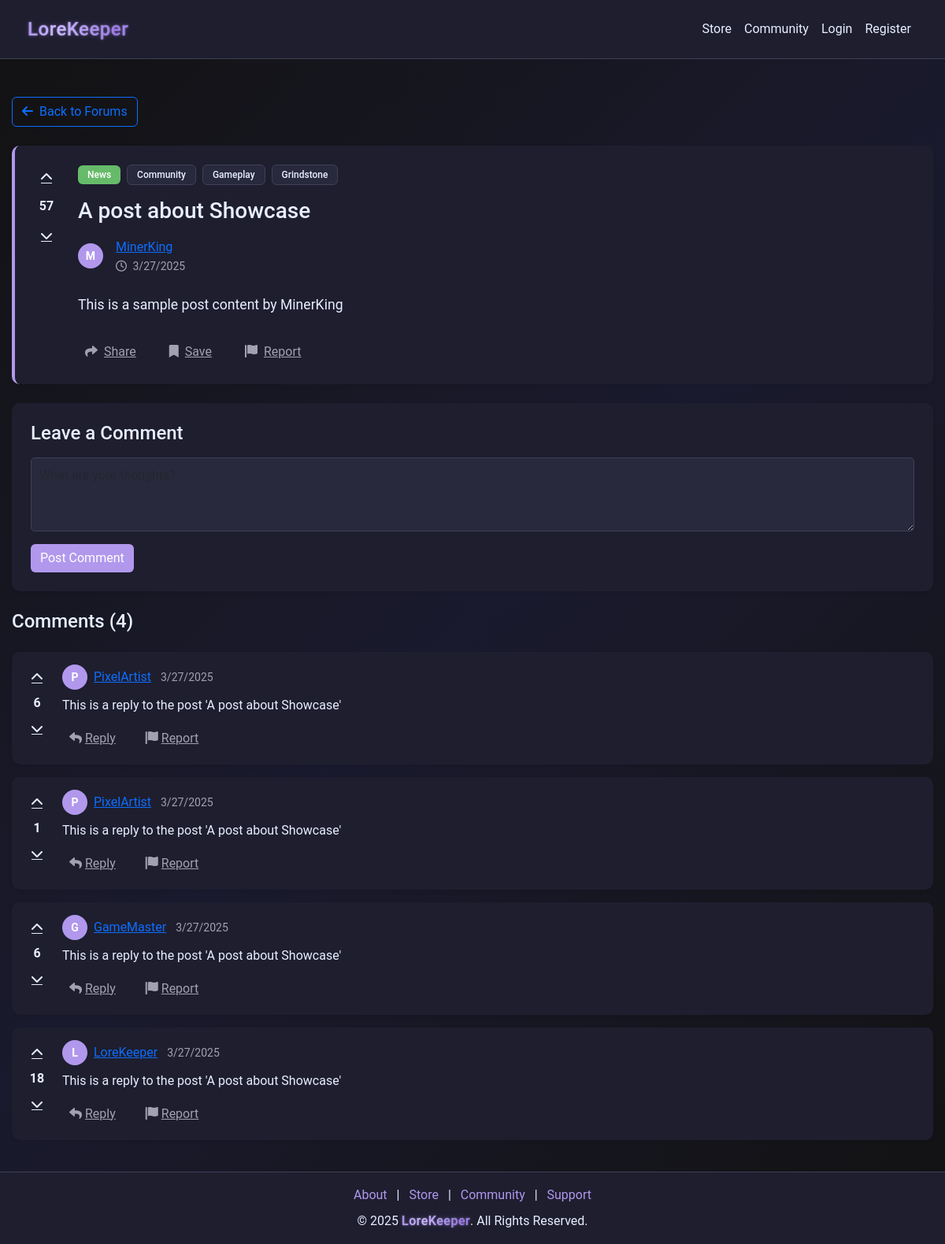
Screenshot of /community/post/2 with the database file from the repository.
### models.py (models this page shows)
class CommunityPost(db.Model):
    __tablename__ = "community_posts"
    id = db.Column(db.Integer, primary_key=True)
    creator_id = db.Column(
        db.Integer, db.ForeignKey("users.id"), nullable=False, index=True
    )
    title = db.Column(db.String(255), nullable=False)
    content = db.Column(db.Text, nullable=False)
    category = db.Column(db.String(255), nullable=False)
    parent_id = db.Column(
        db.Integer, db.ForeignKey("community_posts.id"), nullable=True
    )
    tags = db.Column(db.String(255))
    upvotes = db.Column(db.Integer, default=0)
    downvotes = db.Column(db.Integer, default=0)
    created_at = db.Column(db.DateTime, default=datetime.utcnow)
    replies = db.relationship(
        "CommunityReply", back_populates="post", lazy=True, cascade="all, delete-orphan"
    )
    creator = db.relationship("User", back_populates="community_posts")

class User(db.Model):
    __tablename__ = "users"
    id = db.Column(db.Integer, primary_key=True)
    username = db.Column(db.String(64), nullable=False, index=True)
    email = db.Column(db.String(128), unique=True, nullable=False, index=True)
    password = db.Column(db.String(128), nullable=False)
    bio = db.Column(db.String(256), default="")
    privilege_id = db.Column(db.Integer, db.ForeignKey("privileges.id"), default=1)
    created_at = db.Column(db.DateTime, default=datetime.utcnow)
    status = db.Column(db.String(64), default="Active", index=True)
    balance = db.Column(db.Integer, default=0)
    pending_balance = db.Column(db.Integer, default=0)
    purchases = db.relationship(
        "Purchase", back_populates="user", lazy=True, cascade="all, delete-orphan"
    )
    subscription = db.relationship(
        "Subscription", back_populates="user", lazy=True, cascade="all, delete-orphan"
    )
    received_transactions = db.relationship(
        "Receipt", foreign_keys="Receipt.receiver_id", back_populates="receiver"
    )
    tickets = db.relationship("SupportTicket", back_populates="user")
    responses = db.relationship("SupportTicketResponse", back_populates="responder")
    balance_logs = db.relationship("TransactionLog", back_populates="user")
    game_states = db.relationship("GameState", back_populates="user")
    grindstone_items = db.relationship("GrindStoneItem", back_populates="user")
    community_posts = db.relationship("CommunityPost", back_populates="creator")
    community_replies = db.relationship("CommunityReply", back_populates="creator")

class CommunityReply(db.Model):
    __tablename__ = "community_replys"
    id = db.Column(db.Integer, primary_key=True)
    creator_id = db.Column(
        db.Integer, db.ForeignKey("users.id"), nullable=False, index=True
    )
    post_id = db.Column(
        db.Integer, db.ForeignKey("community_posts.id"), nullable=False, index=True
    )
    content = db.Column(db.Text, nullable=False)
    upvotes = db.Column(db.Integer, default=0)
    downvotes = db.Column(db.Integer, default=0)
    created_at = db.Column(db.DateTime, default=datetime.utcnow)
    post = db.relationship("CommunityPost", back_populates="replies")
    creator = db.relationship("User", back_populates="community_replies")

### app.py (the view)
@app.route("/community/post/<int:post_id>")
def view_post(post_id):
    try:
        post = CommunityPost.query.get_or_404(post_id)
        creator = User.query.get(post.creator_id)
        post.creator_username = creator.username if creator else "Unknown User"
        comments = (
            db.session.query(CommunityReply, User.username)
            .join(User, CommunityReply.creator_id == User.id)
            .filter(CommunityReply.post_id == post_id)
            .all()
        )
        formatted_comments = []
        for comment, username in comments:
            comment_dict = {
                "id": comment.id,
                "content": comment.content,
                "user_id": comment.creator_id,
                "username": username,
                "upvotes": comment.upvotes,
                "downvotes": comment.downvotes,
                "created_at": comment.created_at,
            }
            formatted_comments.append(comment_dict)
        return render_template(
            "community_post_view.html",  # Make sure this matches your template name
            post=post,
            comments=formatted_comments,
        )
    except Exception as e:
        print(f"Error in view_post: {e}")  # Add logging for debugging
        return render_template("500.html"), 500

### app.py (called while the page is built, shortened)
@app.after_request
def add_header(response):
    response.headers["Cache-Control"] = "no-store"
    return response

@app.route("/getCookie", methods=["POST", "GET"])
def getCookie():
    try:
        user_id = request.cookies.get("user_id")
        print(f"Retrieved cookie user_id: {user_id}")  # Debug line
    except Exception as e:
        print(f"Error getting cookie: {e}")
        session.clear()
    return redirect(url_for("home"))

@app.before_request
def before_request():
    try:
        if session.get("user_id"):
            session.permanent = True
        else:
            getCookie()
    except Exception:
        session.clear()

### templates/community_post_view.html (shortened to what this page needs)
{% extends "nav_footer_template.html" %}
{% block content %}
<div class="content-wrapper">
    <div class="container py-4">
        <div class="mb-4">
            <a href="/community" class="btn btn-outline-primary">
                <i class="fas fa-arrow-left me-2"></i>Back to Forums
            </a>
        </div>
        <div class="card bg-dark border-0 shadow-sm mb-4 post-main-card">
            <div class="card-body p-4">
                <div class="d-flex align-items-start">
                    <div class="vote-controls me-4 d-flex flex-column align-items-center">
                        <button class="btn btn-link text-light p-1 vote-btn" title="Upvote">
                            <i class="fas fa-chevron-up"></i>
                        </button>
                        <div class="vote-count fw-bold my-2">{{ post.upvotes - post.downvotes }}</div>
                        <button class="btn btn-link text-light p-1 vote-btn" title="Downvote">
                            <i class="fas fa-chevron-down"></i>
                        </button>
                    </div>
                    <div class="flex-grow-1">
                        <div class="d-flex align-items-center mb-3">
                            <span class="badge bg-success me-2">{{ post.category }}</span>
                            {% for tag in post.tags.split(",") %}
                            <span class="badge bg-secondary me-2">{{ tag.capitalize() }}</span>
                            {% endfor %}
                        </div>
                        <h1 class="h3 mb-3">{{ post.title }}</h1>
                        <div class="d-flex align-items-center mb-4">
                            <div class="avatar-circle-sm me-3">
                                <span class="avatar-initials">{{ post.creator_username[0]|upper }}</span>
                            </div>
                            <div>
                                <a href="/user/{{ post.creator_id }}" class="text-primary post-author">{{ post.creator_username }}</a>
                                <div class="text-muted small">
                                    <i class="far fa-clock me-1"></i>
                                    <span class="post-date" data-date="{{ post.created_at }}">{{ post.created_at }}</span>
                                </div>
                            </div>
                        </div>
                        <div class="post-content mb-4">
                            {{ post.content|safe }}
                        </div>
                        <div class="post-actions d-flex align-items-center">
                            <button class="btn btn-link text-muted p-0 me-4 post-action-btn">
                                <i class="fas fa-share me-2"></i>Share
                            </button>
                            <button class="btn btn-link text-muted p-0 me-4 post-action-btn">
                                <i class="fas fa-bookmark me-2"></i>Save
                            </button>
                            <button class="btn btn-link text-muted p-0 post-action-btn">
                                <i class="fas fa-flag me-2"></i>Report
                            </button>
                        </div>
                    </div>
                </div>
            </div>
        </div>
        <div class="comments-section">
            <div class="card bg-dark border-0 shadow-sm mb-4">
                <div class="card-body p-4">
                    <h4 class="mb-3">Leave a Comment</h4>
                    <form id="commentForm">
                        <div class="mb-3">
                            <textarea class="form-control bg-dark text-light" rows="3" placeholder="What are your thoughts?"></textarea>
                        </div>
                        <button type="submit" class="btn btn-primary">Post Comment</button>
                    </form>
                </div>
            </div>
            <h4 class="mb-4">Comments ({{ comments|length }})</h4>
            {% for comment in comments %}
            <div class="card bg-dark border-0 shadow-sm mb-3 comment-card">
                <div class="card-body p-3">
                    <div class="d-flex">
                        <div class="vote-controls me-3 d-flex flex-column align-items-center">
                            <button class="btn btn-link text-light p-1 vote-btn" title="Upvote">
                                <i class="fas fa-chevron-up"></i>
                            </button>
                            <div class="vote-count fw-bold my-1">{{ comment.upvotes - comment.downvotes }}</div>
                            <button class="btn btn-link text-light p-1 vote-btn" title="Downvote">
                                <i class="fas fa-chevron-down"></i>
                            </button>
                        </div>
                        <div class="flex-grow-1">
                            <div class="d-flex align-items-center mb-2">
                                <div class="avatar-circle-sm me-2">
                                    <span class="avatar-initials">{{ comment.username[0]|upper }}</span>
                                </div>
                                <div>
                                    <a href="/user/{{ comment.user_id }}" class="text-primary post-author">{{ comment.username }}</a>
                                    <small class="text-muted ms-2">
                                        <span class="post-date" data-date="{{ comment.created_at }}">{{ comment.created_at }}</span>
                                    </small>
                                </div>
                            </div>
                            <div class="comment-content mb-2">
                                {{ comment.content }}
                            </div>
                            <div class="comment-actions">
                                <button class="btn btn-link text-muted p-0 me-3 post-action-btn">
                                    <i class="fas fa-reply me-1"></i>Reply
                                </button>
                                <button class="btn btn-link text-muted p-0 post-action-btn">
                                    <i class="fas fa-flag me-1"></i>Report
                                </button>
                            </div>
                        </div>
                    </div>
                </div>
            </div>
            {% endfor %}
        </div>
    </div>
</div>
{% endblock %}

### static/css/style.css (style rules this page uses)
:root { --background-color: #121212; --text-color: #E8EFFF; --text-muted: #a1a1b1; --accent-color: #b198ed; --card-background: #1e1e2f; --input-background: #29293d; --input-border: #404056; --btn-hover: #9b84d6; --store-btn-color: #ff7043; --store-btn-hover: #ff5722; --card-shadow: rgba(0, 0, 0, 0.5); --section-padding: 60px; --element-spacing: 20px; --accent-rgb: 177, 152, 237; --store-bg: #0d0d15; --store-card-bg: #1a1a2a; --store-accent: #b198ed; --store-text: #e8efff; --store-muted: #a1a1b1; --store-border: #2a2a40; --store-hover: #9b84d6; --basic-color: #5f9dff; --premium-color: #66bb6a; --ultimate-color: #ef5350; --primary-accent: #8a5cf7; --primary-light: #b198ed; --primary-dark: #6c40e0; --secondary-accent: #ff7043; --secondary-light: #ff9e80; --secondary-dark: #e64a19; --text-light: #e8efff; --card-bg: rgba(30, 30, 47, 0.95); --card-bg-hover: rgba(43, 43, 70, 0.95); --dark-bg: #121219; --border-color: rgba(255, 255, 255, 0.1); --success: #66bb6a; --danger: #ef5350; --warning: #ffa726; --info: #29b6f6; }
body { margin: 0; padding: 0; font-family: 'Roboto', sans-serif; background: linear-gradient(135deg, #121212, #1a1a2e, #121212); background-size: cover; background-repeat: no-repeat; background-attachment: fixed; color: var(--text-color); line-height: 1.6; display: flex; flex-direction: column; min-height: 100vh; overflow-x: hidden; -webkit-font-smoothing: antialiased; -moz-osx-font-smoothing: grayscale; text-rendering: optimizeLegibility; }
.content-wrapper { flex: 1 0 auto; display: flex; flex-direction: column; width: 100%; }
.card, .card-header, .card-body { background-color: var(--card-background); color: var(--text-color); border: none; border-radius: 10px; box-shadow: 0 4px 10px var(--card-shadow); }
.form-control { background-color: var(--input-background); border: 1px solid var(--input-border); color: var(--text-color); }
.text-light { color: var(--text-color) !important; }
.text-muted { color: var(--text-muted) !important; }
.mb-4 { margin-bottom: 1.5rem; }
.container { width: 100%; max-width: 1200px; margin: 0 auto; padding: 0 15px; box-sizing: border-box; }
.card { background-color: var(--card-background); color: var(--text-color); border: none; border-radius: 10px; box-shadow: 0 4px 10px var(--card-shadow); transition: all 0.3s ease; overflow: hidden; }
.card-body { padding: 30px; background-color: var(--card-background); border-radius: 0 0 10px 10px; }
.form-control { background-color: var(--input-background); border: 1px solid var(--input-border); color: var(--text-color); padding: 10px; border-radius: 5px; }
.card { background-color: var(--card-background); color: var(--text-color); border: none; border-radius: 10px; box-shadow: 0 4px 10px var(--card-shadow); }
.card-body { padding: 30px; }
.btn-primary { background-color: var(--accent-color); border: none; transition: background-color 0.3s ease, transform 0.2s ease; }
.badge { padding: 0.5em 1em; font-weight: 500; border-radius: 6px; }
.badge.bg-secondary { background-color: var(--input-background) !important; color: var(--text-color); border: 1px solid var(--input-border); }
.badge.bg-success { background-color: var(--success) !important; }
.avatar-initials { line-height: 1; }
.vote-btn { transition: all 0.2s ease; border-radius: 4px; width: 32px; height: 32px; display: flex; align-items: center; justify-content: center; }
.vote-count { font-size: 16px; min-width: 32px; text-align: center; transition: all 0.2s ease; }
.post-action-btn { transition: all 0.2s ease; border-radius: 4px; padding: 4px 8px !important; margin-top: 5px; display: inline-block; }
a, button, .btn, .nav-link, .form-control { transition: all 0.25s ease-in-out; }

### templates/community_post_view.html (style rules this page uses)
.post-main-card { border-left: 4px solid var(--accent-color) !important; }
.avatar-circle-sm { width: 32px; height: 32px; background-color: var(--accent-color); border-radius: 50%; display: flex; justify-content: center; align-items: center; color: white; font-weight: bold; font-size: 0.875rem; }
.post-content { font-size: 1.1rem; line-height: 1.6; }
.comment-card { transition: all 0.3s ease; }
.comment-content { font-size: 1rem; line-height: 1.5; }
.form-control { background-color: var(--input-background) !important; border: 1px solid var(--input-border); color: var(--text-color) !important; }

### rows the page displays
CommunityPost: post.upvotes-post.downvotes "57", category "News", title "A post about Showcase", content "This is a sample post content by MinerKing"
User: creator_username "MinerKing"
CommunityReply: upvotes "6", username "P", username "PixelArtist", content "This is a reply to the post 'A post about Showcase'"
CommunityReply: upvotes "1", username "P", username "PixelArtist", content "This is a reply to the post 'A post about Showcase'"
CommunityReply: upvotes "6", username "G", username "GameMaster", content "This is a reply to the post 'A post about Showcase'"
CommunityReply: upvotes "18", username "L", username "LoreKeeper", content "This is a reply to the post 'A post about Showcase'"

### other values shown
{{ tag.capitalize() }} "Community" "Gameplay" "Grindstone"
{{ post.creator_username[0]|upper }} "M"
{{ comments|length }} "4"
